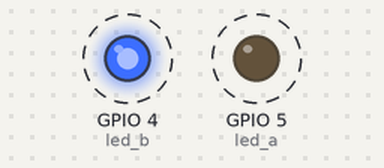
Simulated run of this program. Board: ESP32 board running MicroPython. Parts: output pins drawn as LEDs (lit = HIGH). Dashed ring = blinking.

Above: at 0.15 s.
Timing chart, 0 to 3.0 s (numbered marks = the images above):
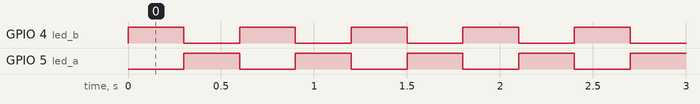

The program:

LED_Intermitente__doble.py
```python
from machine import Pin
import time

led_a = Pin(5,Pin.OUT)
led_b = Pin(4,Pin.OUT)


while True:
        led_a.value(0)
        led_b.value(1)
        time.sleep(0.3)
        led_a.value(1)
        led_b.value(0)
        time.sleep(0.3)


        
```

Measured:
- by itself, GPIO 4 (led_b), GPIO 5 (led_a): alternates HIGH for 0.30 s and LOW for 0.30 s
